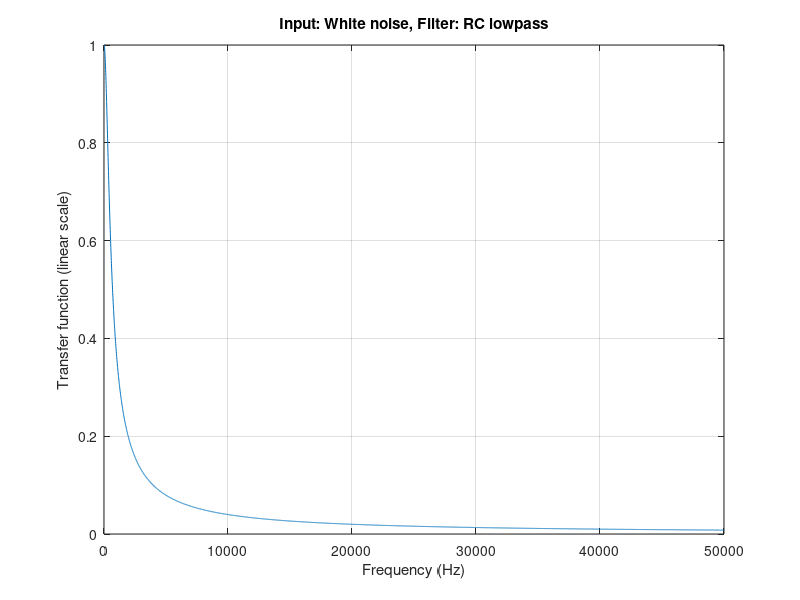
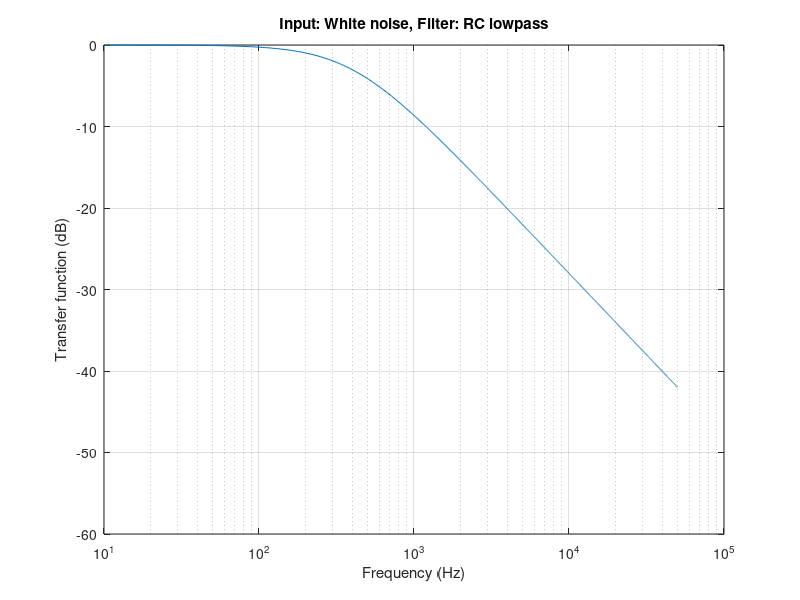
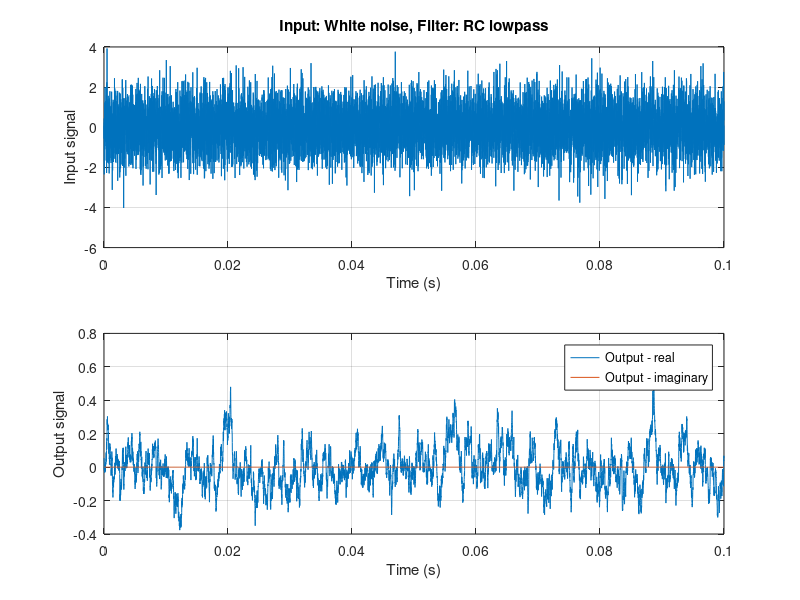
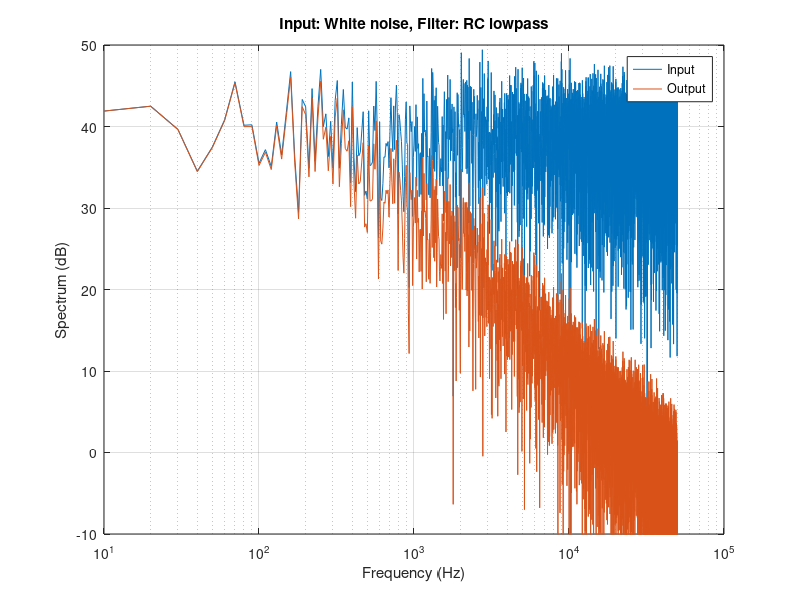

MATLAB code for these plots, in order:
function FilterSim()
%Example for NPSC2001 lecture that simulates the effect of an electronic
%band-pass filter.
%
%Alec Duncan, 
%Physics and Astronomy
%Curtin University
%27/8/2019

ZXconj=0;
XXconj=0;

SigTypes = {'White noise', 'Pulse', 'Sweep'};
FilterTypes = {'RC lowpass',  'Brick wall lowpass', 'Raised cosine lowpass', ...
    'RLC bandpass', 'Brick wall bandpass', 'Raised cosine bandpass' };  

dT = 1e-5;   %Simulation time step (s)
TSig = 0.1;  %Signal duration (s)
NSig = round(TSig/dT); %Number of samples
SpecDynRange = 60;  %Dynamic range for spectrum plots (dB)

%Make sure we have an even number of points
if rem(NSig, 2) ~= 0
    NSig = NSig + 1;
end

NFFT = NSig;
SigmaSignal = 1;   %Signal rms amplitude


%Choose filter type
FilterOpt = menu('Filter type:', FilterTypes);
FilterType = FilterTypes{FilterOpt};
   
%Choose signal type
SigOpt = menu('Input signal type:', SigTypes);
SigType = SigTypes{SigOpt};
    
mexperiment=20;
for experimentNum=1:mexperiment
%Create the required signal
TVec = (0:NSig-1)*dT;
switch SigType
    case 'White noise' 
        XSig = randn(1, NSig) * SigmaSignal;  %Input signal
    case 'Pulse'
        PulseDelay = 5e-3; %(s)
        PulseLength = 10e-3; %(s)
        XSig = zeros(1, NSig);
        InSig = (TVec >= PulseDelay) & (TVec <= PulseDelay+PulseLength);
        XSig(InSig) = SigmaSignal;
    case 'Sweep'
        %Instantaneous angular frequency is Omega = dPhi/dt
        %So the argument of the sin is Phi = Integral(Omega).dt
        %This results in a division by 2 in the argument that you might not expect
        FMin = 100;
        FMax = 40000;
        Arg = 2*pi*(FMin*TVec + (FMax - FMin)*TVec.^2 / (2*TVec(end)));
        XSig = sqrt(2)*SigmaSignal * sin(Arg);
end
    

%Calculate the filter transfer function for positive frequencies
%Do this at the frequencies we need for the FFT
dF = 1/(NSig*dT);
FVec1 = (0:NSig/2)*dF;         %Frequency vector for positive frequencies
Omega = 2*pi*FVec1;

switch FilterType    
    case 'RC lowpass'
        %Circuit is a series resistor and a parallel capacitor
        Rs = 200000;   %Series resistance (Ohms)
        Cp = 2e-9;     %Parallel capacitance (Farads)
        Av = 1./(1 + 1i*Omega*Rs*Cp);
        
    case 'Brick wall lowpass'
        Fc = 400;  %Cutoff frequency (Hz)
        Av = zeros(1, length(FVec1));
        %Easiest to do this using logical indexing
        IsBelowCutoff = (FVec1 <= Fc);
        Av(IsBelowCutoff) = 1;
        
    case 'Raised cosine lowpass'
        Fc = 400;  % Actually the - 6 dB point
        Av = zeros(1, length(FVec1));
        UseCosine = FVec1 <= 2*Fc;
        Av(UseCosine) = 0.5*(1 + cos(pi*FVec1(UseCosine)/(2*Fc)));
        
    case 'RLC bandpass'
        %Circuit is a series resistor shunted by a parallel tuned circuit - same as first PHYS2004 lab
        Rs = 200000;   %Series resistance (Ohms)
        Rp = 150000;   %Parallel resistance (Ohms)
        Lp = 0.3;      %Parallel inductance (Henrys)
        Cp = 10e-9;     %Parallel capacitance (Farads)
        Av = 1i*Omega*Lp/Rs ./ ((1 - Omega.^2*Lp*Cp) + 1i*Omega*Lp*(1/Rp + 1/Rs));


    case 'Brick wall bandpass'
        FMin = 2800;
        FMax = 3000;
        Av = zeros(1, length(FVec1));
        %Easiest to do this using logical indexing
        IsInBand = (FVec1 >= FMin) & (FVec1 <= FMax);
        Av(IsInBand) = 1; 
        
    case 'Raised cosine bandpass'
        FMin = 2800;  %These will be the -6 dB points
        FMax = 3000;
        Av = zeros(1, length(FVec1));
        F0 = (FMin + FMax)/2;
        BWidth = FMax - FMin;
        IsInBand = (FVec1 >= F0-BWidth) & (FVec1 <= F0+BWidth);
        Av(IsInBand) = 0.5 *(1 + cos(pi*(FVec1(IsInBand) - F0)/BWidth));
end

%Make the full frequency vector that includes the negative frequencies
%and the corresponding transfer function.  Remember the negative frequency
%values have to be complex conjugates of the corresponding positive
%frequency values.
FVecAll = [FVec1 -fliplr(FVec1(2:end-1))];
AvAll = [Av conj(fliplr(Av(2:end-1)))];


XSpec = fft(XSig);  %Calculate the spectrum of the signal

YSpec = XSpec .* AvAll;  %Multiply by the transfer function

YSig = ifft(YSpec);  %Finally inverse fft to get the fitered signal

YSigma = 0.001; % measurement noise

YSig = YSig + YSigma.*randn(1,length(YSig));

ZSpec = fft(YSig);

TitleTxt = ['Input: ' SigType ', Filter: ' FilterType];

%Plot the filter transfer - first on linear axes
figure(1);
clf;
hold on;
plot(FVec1, abs(Av))
ylabel('Transfer function (linear scale)');
title(TitleTxt);
xlabel('Frequency (Hz)');
grid on;
box on;


figure(2);
clf;
hold on;
PltVals = 20*log10(abs(Av));
MaxPltVal = ceil(max(PltVals)/10)*10; %Round to nxt highest multiple of 10 dB
MinPltVal = MaxPltVal-SpecDynRange;
IsBad = isinf(PltVals) | isnan(PltVals);
PltVals(IsBad) = MinPltVal;
plot(FVec1, PltVals)
ylabel('Transfer function (dB)');
title(TitleTxt);
xlabel('Frequency (Hz)');
set(gca, 'XScale', 'log')
set(gca, 'YLim', [MinPltVal MaxPltVal]);
grid on;
box on;


%Plot up the time domain signals
figure(3);
clf
subplot(2,1,1);
hold on;
plot(TVec, XSig);
grid on;
box on;
ylabel('Input signal');
xlabel('Time (s)');
title(TitleTxt);


subplot(2,1,2);
hold on;
%YSig should theoretically be real but rounding error will result in it
%having a small imaginary part.  It is a good idea to plot this to make
%sure it is small.  If it isn't it means there is a problem with the way
%the transfer function has been extended to include negative frequencies.
%This has saved me many times, including this time!
plot(TVec, real(YSig));
plot(TVec, imag(YSig));
legend('Output - real', 'Output - imaginary');
grid on;
box on;
ylabel('Output signal');
xlabel('Time (s)');




%And their spectra (positive frequencies only)
IndPos = 1:NFFT/2+1;

figure(4);
clf;
hold on;
PltVals = 20*log10(abs(XSpec(IndPos)));
MaxPltVal = ceil(max(PltVals)/10)*10; %Round to next highest multiple of 10 dB
MinPltVal = MaxPltVal-SpecDynRange;

YPltVals = 20*log10(abs(YSpec(IndPos)));
IsBad = isnan(YPltVals) | isinf(YPltVals);
YPltVals(IsBad) = MinPltVal;

plot(FVec1, PltVals)
plot(FVec1, YPltVals)
ylabel('Spectrum (dB)');
title(TitleTxt);
xlabel('Frequency (Hz)');
legend('Input', 'Output')
set(gca, 'XScale', 'log')
set(gca, 'YLim', [MinPltVal MaxPltVal]);
grid on;
box on;

ZXconj=ZXconj+ZSpec.*conj(XSpec);
XXconj=XXconj+XSpec.*conj(XSpec);

end

aveZXconj=ZXconj/mexperiment;
aveXXconj=XXconj/mexperiment;

figure(5)
clf;
hold on;
plot(FVec1,real(aveZXconj(IndPos)))
plot(FVec1,imag(aveZXconj(IndPos)))
plot(FVec1,real(aveXXconj(IndPos)))
plot(FVec1,imag(aveXXconj(IndPos)))
legend('ZX* - real', 'ZX* - imaginary', 'XX* - real', 'XX* - imaginary');
grid on;
box on;

for n=1:length(aveZXconj)
    H(n)=aveZXconj(n)/aveXXconj(n);
end

figure(6)
clf;
hold on;
plot(FVec1,abs(H(IndPos)),'r-')
plot(FVec1,angle(H(IndPos)),'g-.')
plot(FVec1,abs(Av),'c--')
plot(FVec1,angle(Av(IndPos)),'m:')
ylabel('Transfer function (linear scale)');
title(TitleTxt);
xlabel('Frequency (Hz)');
legend('H - absolute', 'H - phase', 'Av - absolute', 'Av - phase');
axis([min(FVec1),max(FVec1),-1,1])
grid on;
box on;


